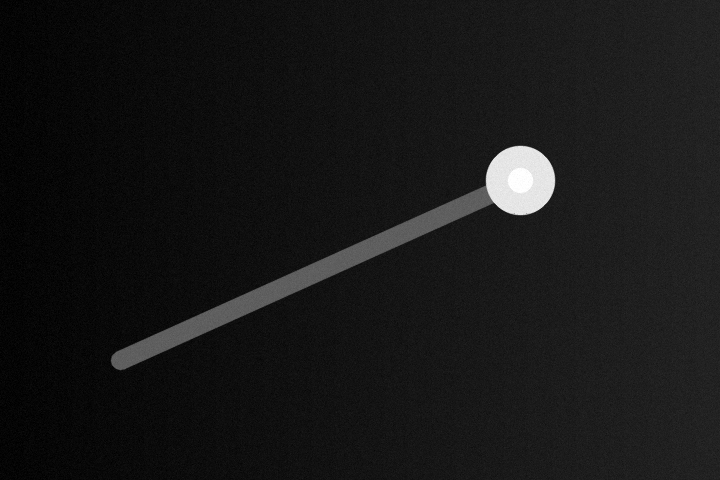
#> input picture examples/assets/synthetic_input.png, 720 x 480 px
$ python -i image_rotation.py   (imports and definitions only)
#> lines starting #> are read from the running program, lines starting #| are printed output that depends on the picture; after the words box and inside, x2 and y2 are one past the last pixel; in counts of white or black regions, pixels touching at a corner belong together
#> further down, picture is the input picture: shape (480, 720); min 0, max 255, mean 23.1
import cv2
import numpy as np


def rotate_image(img, center_number=1, fixed_angle=None, spot_thresh=16, line_thresh=16, draw_contour=True):
    """
    旋转图像，使光纤锥方向水平，头结点位于最右侧。

    参数:
        img: 输入灰度图像
        center_number: 选择第几个光斑作为头结点 (1表示最大光斑, 2表示第二大, 以此类推)
        fixed_angle: 如果提供，则使用固定角度旋转（以头结点为中心），否则自动计算角度
        spot_thresh: 提取光斑的初始阈值
        line_thresh: 提取光纤锥上光点的阈值
        draw_contour: 是否绘制标记和直线

    返回:
        rotated: 旋转后的图像（如果draw_contour=True则为彩色图，否则为灰度图）
        rotated_head_point: 旋转后头结点的坐标 (x, y)，若未找到头结点则返回None
    """
#> called with center_number = 1, spot_thresh = 16, line_thresh = 16, draw_contour = True
    # ---------- 1. 自适应找光斑 ----------
    head_spot = None
    temp_thresh = spot_thresh

    # 如果需要找指定序号的光斑（center_number > 1），则需要收集所有光斑并排序
    if center_number > 1:
        spots = []
        # 尝试降低阈值直到找到足够的光斑
        for i in range(10):  # 最多尝试10次降低阈值
            _, spot_mask = cv2.threshold(img, temp_thresh, 255, cv2.THRESH_BINARY)
            spot_contours, _ = cv2.findContours(spot_mask, cv2.RETR_EXTERNAL, cv2.CHAIN_APPROX_SIMPLE)
            if spot_contours:
                spots = list(spot_contours)
                if len(spots) >= center_number:
                    break
            temp_thresh -= 16
            if temp_thresh < line_thresh:
                temp_thresh = line_thresh
                break

        if spots:
            # 按面积排序（从大到小）
            spots_sorted = sorted(spots, key=cv2.contourArea, reverse=True)
            index = min(center_number - 1, len(spots_sorted) - 1)
            if index < 0:
                index = 0
            head_spot = spots_sorted[index]
    else:
        # 默认行为：快速找到最大光斑
        temp_thresh = spot_thresh
        while temp_thresh >= line_thresh:
            _, spot_mask = cv2.threshold(img, temp_thresh, 255, cv2.THRESH_BINARY)
            spot_contours, _ = cv2.findContours(spot_mask, cv2.RETR_EXTERNAL, cv2.CHAIN_APPROX_SIMPLE)
            if spot_contours:
                head_spot = max(spot_contours, key=cv2.contourArea)
                break
            temp_thresh -= 16
#> this loop made 1 pass
#> pass 1, in rotate_image, `_, spot_mask = cv2.threshold(img, temp_thresh, 255, cv2.THRESH_BINARY)`:
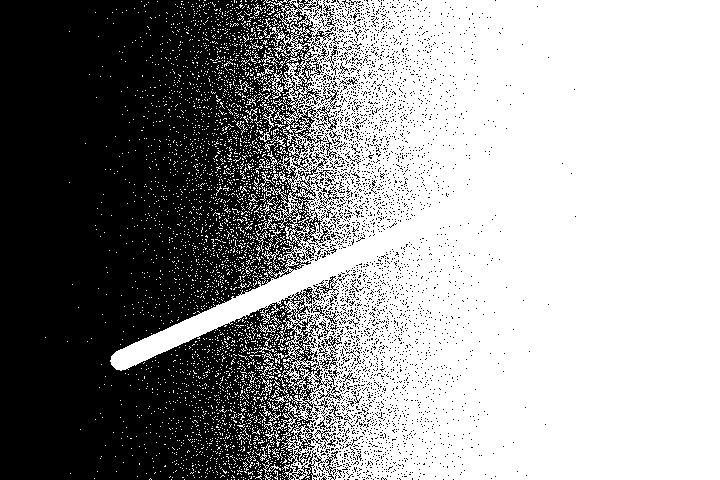
#> spot_mask: shape (480, 720); 59.5% white; 3308 black regions (3268 under 20 px)
#> after the loop, temp_thresh = 16

    if head_spot is None:
        # 没找到光斑，返回原图和None
        return img, None

    # 计算头结点为光斑的质心
    head_point = tuple(np.mean(head_spot.reshape(-1, 2), axis=0).astype(int))
#> head_point = (278, 220)

    # ---------- 2. 判断是否使用固定角度旋转 ----------
    if fixed_angle is not None:
        # 使用固定角度旋转
        height, width = img.shape[:2]
        center = (float(head_point[0]), float(head_point[1]))  # 旋转中心为光斑质心
        angle_deg = fixed_angle

        # 旋转图片
        rot_mat = cv2.getRotationMatrix2D(center, angle_deg, 1.0)
        rotated = cv2.warpAffine(img, rot_mat, (width, height),
                                 flags=cv2.INTER_CUBIC,
                                 borderMode=cv2.BORDER_CONSTANT, borderValue=0)

        # 头结点坐标变换
        head_h = np.array([head_point[0], head_point[1], 1])
        rotated_head = np.dot(rot_mat, head_h).astype(int)
        rotated_head_point = (rotated_head[0], rotated_head[1])

        # 可视化
        if draw_contour:
            rotated_color = cv2.cvtColor(rotated, cv2.COLOR_GRAY2BGR)
            cv2.line(rotated_color,
                     (0, rotated_head_point[1]),
                     (width, rotated_head_point[1]),
                     (0, 255, 0), 2)
            cv2.circle(rotated_color, rotated_head_point, 8, (0, 0, 255), -1)
            cv2.circle(rotated_color, rotated_head_point, 4, (255, 255, 255), -1)
            return rotated_color, rotated_head_point

        return rotated, rotated_head_point

    # ---------- 3. 找光纤锥上所有光点 ----------
    _, line_mask = cv2.threshold(img, line_thresh, 255, cv2.THRESH_BINARY)
    line_contours, _ = cv2.findContours(line_mask, cv2.RETR_EXTERNAL, cv2.CHAIN_APPROX_SIMPLE)
#> line_contours = 3212 contours, 3201 with area under 20; largest, box (x1, y1, x2, y2) and area: (110, 0, 720, 480) 209622, (258, 100, 277, 142) 73, (262, 249, 280, 271) 50, (260, 304, 280, 324) 44, (258, 376, 272, 396) 39
    if not line_contours:
        return img, None

    all_points = np.vstack(line_contours).squeeze().astype(np.float32)
#> all_points = 12610 pairs, first value 45 to 719, second value 0 to 479

    # 过滤右侧的光斑散点，只保留左侧光点 (x <= head_point[0])
    mask = all_points[:, 0] <= head_point[0]
    all_points = all_points[mask]
#> all_points = 10013 pairs, first value 45 to 278, second value 0 to 479
    if all_points.ndim == 1 or len(all_points) < 2:
        return img, None

    # ---------- 4. 加权直线拟合 (PCA) ----------
    # 4-1 以到头结点的距离做高斯加权
    dists = np.sqrt(((all_points - head_point) ** 2).sum(axis=1))
#> dists = 10013 values, max 327.5 at index 85, min 0 at index 9480, mean 134.9
    sigma = 0.7 * dists.max() if dists.max() > 0 else 1.0
#> sigma = 229.3
    weights = np.exp(-(dists ** 2) / (2 * sigma ** 2))
#> weights = 10013 values, max 1 at index 9480, min 0.36 at index 85, mean 0.819

    # 4-2 加权重心
    Sw = weights.sum()
#> Sw = 8196
    if Sw == 0:
        return img, None
    mean = (all_points.T @ weights) / Sw  # [x̄, ȳ]
#> mean = [238, 231.6]

    # 4-3 加权协方差
    cx = all_points[:, 0] - mean[0]
#> cx = 10013 values, max 39.95 at index 366, min -193 at index 2868, mean -1.33
    cy = all_points[:, 1] - mean[1]
#> cy = 10013 values, max 247.4 at index 0, min -231.6 at index 8848, mean 6.62
    Mxx = (weights * cx * cx).sum() / Sw
#> Mxx = 1158.9
    Myy = (weights * cy * cy).sum() / Sw
#> Myy = 16674.9
    Mxy = (weights * cx * cy).sum() / Sw
#> Mxy = -118.1
    cov = np.array([[Mxx, Mxy], [Mxy, Myy]])
#> cov = [[1158.9, -118.1], [-118.1, 16674.9]]
    eigvals, eigvecs = np.linalg.eigh(cov)
#> eigvals = [1158, 16675.8]; eigvecs = [[-1, -0.00761], [-0.00761, 1]]
    direction = eigvecs[:, np.argmax(eigvals)]  # 直线方向向量 (vx, vy)
#> direction = [-0.00761, 1]
    vx, vy = direction
#> vx = -0.00761; vy = 1

    # ---------- 5. 旋转 ----------
    # 5-1 计算旋转角度
    angle_rad = np.arctan2(vy, vx)
#> angle_rad = 1.58
    angle_deg = np.degrees(angle_rad)
#> angle_deg = 90.44
    # 调整角度到 -90~90 度
    if angle_deg > 90:
        angle_deg -= 180
#> angle_deg = -89.56
    elif angle_deg <= -90:
        angle_deg += 180

    height, width = img.shape[:2]
#> height = 480; width = 720
    center = (float(head_point[0]), float(head_point[1]))  # 旋转中心为头结点
#> center = (278, 220)
    rot_mat = cv2.getRotationMatrix2D(center, angle_deg, 1.0)
#> rot_mat = [[0.00761, -1, 495.9], [1, 0.00761, -59.67]]
    rotated = cv2.warpAffine(img, rot_mat, (width, height),
                             flags=cv2.INTER_CUBIC,
                             borderMode=cv2.BORDER_CONSTANT, borderValue=0)
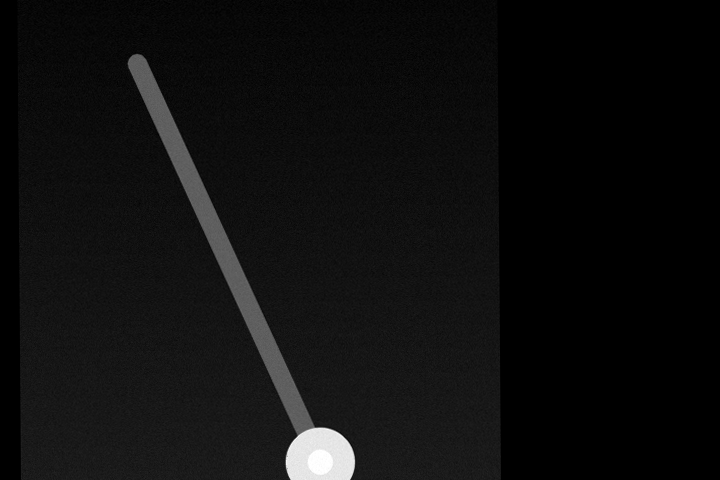
#> rotated: shape (480, 720); min 0, max 255, mean 14.6

    # 头结点坐标变换
    head_h = np.array([head_point[0], head_point[1], 1])
#> head_h = [278, 220, 1]
    rotated_head = np.dot(rot_mat, head_h).astype(int)
#> rotated_head = [278, 220]
    rotated_head_point = (rotated_head[0], rotated_head[1])
#> rotated_head_point = (278, 220)

    # ---------- 6. 可视化 ----------
    if draw_contour:
        rotated_color = cv2.cvtColor(rotated, cv2.COLOR_GRAY2BGR)
        # 绘制水平线
        cv2.line(rotated_color,
                 (0, rotated_head_point[1]),
                 (width, rotated_head_point[1]),
                 (0, 255, 0), 2)
        cv2.circle(rotated_color, rotated_head_point, 8, (0, 0, 255), -1)
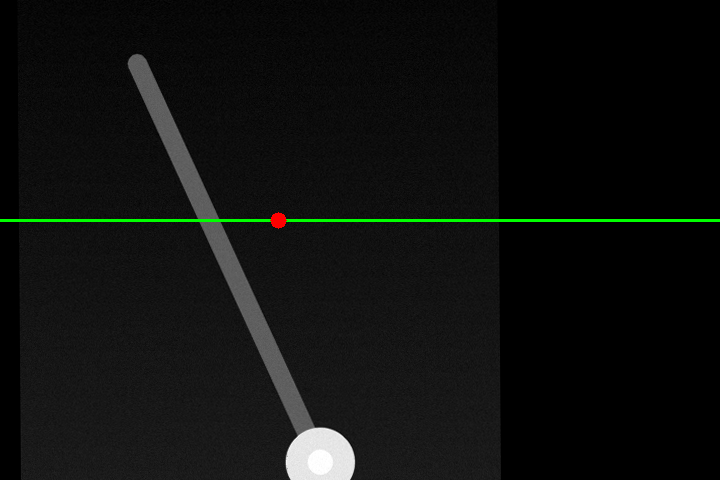
#> rotated_color: shape (480, 720, 3); mean B, G, R 14.5, 16, 14.6
        cv2.circle(rotated_color, rotated_head_point, 4, (255, 255, 255), -1)
#> rotated_color: shape (480, 720, 3); 0.01% of pixels changed, all inside (x1, y1, x2, y2) = (274, 216, 283, 225)
        return rotated_color, rotated_head_point

    return rotated, rotated_head_point

>>> import cv2
>>> picture = cv2.imread('examples/assets/synthetic_input.png', cv2.IMREAD_GRAYSCALE)
>>> result = rotate_image(picture)
